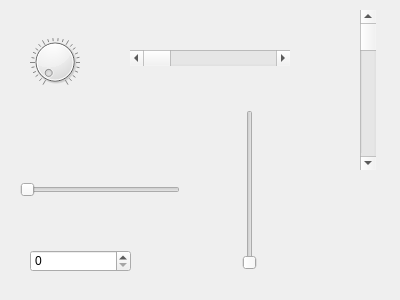
<?xml version="1.0" encoding="UTF-8"?>
<ui version="4.0">
 <class>MyWidget</class>
 <widget class="QWidget" name="MyWidget">
  <property name="geometry">
   <rect>
    <x>0</x>
    <y>0</y>
    <width>400</width>
    <height>300</height>
   </rect>
  </property>
  <property name="windowTitle">
   <string>MyWidget</string>
  </property>
  <widget class="QDial" name="dial">
   <property name="geometry">
    <rect>
     <x>30</x>
     <y>30</y>
     <width>50</width>
     <height>64</height>
    </rect>
   </property>
   <property name="notchesVisible">
    <bool>true</bool>
   </property>
  </widget>
  <widget class="QScrollBar" name="horizontalScrollBar">
   <property name="geometry">
    <rect>
     <x>130</x>
     <y>50</y>
     <width>160</width>
     <height>16</height>
    </rect>
   </property>
   <property name="focusPolicy">
    <enum>Qt::StrongFocus</enum>
   </property>
   <property name="orientation">
    <enum>Qt::Horizontal</enum>
   </property>
   <property name="invertedControls">
    <bool>false</bool>
   </property>
  </widget>
  <widget class="QScrollBar" name="verticalScrollBar">
   <property name="geometry">
    <rect>
     <x>360</x>
     <y>10</y>
     <width>16</width>
     <height>160</height>
    </rect>
   </property>
   <property name="focusPolicy">
    <enum>Qt::StrongFocus</enum>
   </property>
   <property name="orientation">
    <enum>Qt::Vertical</enum>
   </property>
   <property name="invertedControls">
    <bool>true</bool>
   </property>
  </widget>
  <widget class="QSlider" name="horizontalSlider">
   <property name="geometry">
    <rect>
     <x>20</x>
     <y>180</y>
     <width>160</width>
     <height>19</height>
    </rect>
   </property>
   <property name="orientation">
    <enum>Qt::Horizontal</enum>
   </property>
  </widget>
  <widget class="QSlider" name="verticalSlider">
   <property name="geometry">
    <rect>
     <x>240</x>
     <y>110</y>
     <width>19</width>
     <height>160</height>
    </rect>
   </property>
   <property name="orientation">
    <enum>Qt::Vertical</enum>
   </property>
  </widget>
  <widget class="QSpinBox" name="spinBox">
   <property name="geometry">
    <rect>
     <x>30</x>
     <y>250</y>
     <width>101</width>
     <height>22</height>
    </rect>
   </property>
  </widget>
 </widget>
 <layoutdefault spacing="6" margin="11"/>
 <resources/>
 <connections>
  <connection>
   <sender>dial</sender>
   <signal>sliderMoved(int)</signal>
   <receiver>horizontalScrollBar</receiver>
   <slot>setValue(int)</slot>
   <hints>
    <hint type="sourcelabel">
     <x>57</x>
     <y>65</y>
    </hint>
    <hint type="destinationlabel">
     <x>154</x>
     <y>61</y>
    </hint>
   </hints>
  </connection>
  <connection>
   <sender>dial</sender>
   <signal>sliderMoved(int)</signal>
   <receiver>verticalScrollBar</receiver>
   <slot>setValue(int)</slot>
   <hints>
    <hint type="sourcelabel">
     <x>59</x>
     <y>79</y>
    </hint>
    <hint type="destinationlabel">
     <x>368</x>
     <y>74</y>
    </hint>
   </hints>
  </connection>
  <connection>
   <sender>dial</sender>
   <signal>sliderMoved(int)</signal>
   <receiver>horizontalSlider</receiver>
   <slot>setValue(int)</slot>
   <hints>
    <hint type="sourcelabel">
     <x>59</x>
     <y>83</y>
    </hint>
    <hint type="destinationlabel">
     <x>59</x>
     <y>186</y>
    </hint>
   </hints>
  </connection>
  <connection>
   <sender>dial</sender>
   <signal>sliderMoved(int)</signal>
   <receiver>verticalSlider</receiver>
   <slot>setValue(int)</slot>
   <hints>
    <hint type="sourcelabel">
     <x>75</x>
     <y>72</y>
    </hint>
    <hint type="destinationlabel">
     <x>242</x>
     <y>160</y>
    </hint>
   </hints>
  </connection>
  <connection>
   <sender>dial</sender>
   <signal>sliderMoved(int)</signal>
   <receiver>spinBox</receiver>
   <slot>setValue(int)</slot>
   <hints>
    <hint type="sourcelabel">
     <x>38</x>
     <y>90</y>
    </hint>
    <hint type="destinationlabel">
     <x>39</x>
     <y>266</y>
    </hint>
   </hints>
  </connection>
 </connections>
</ui>
